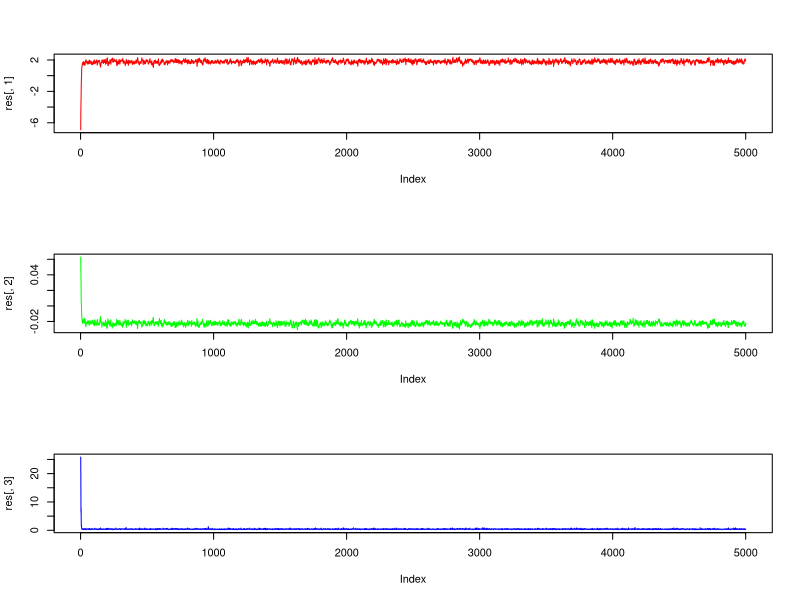
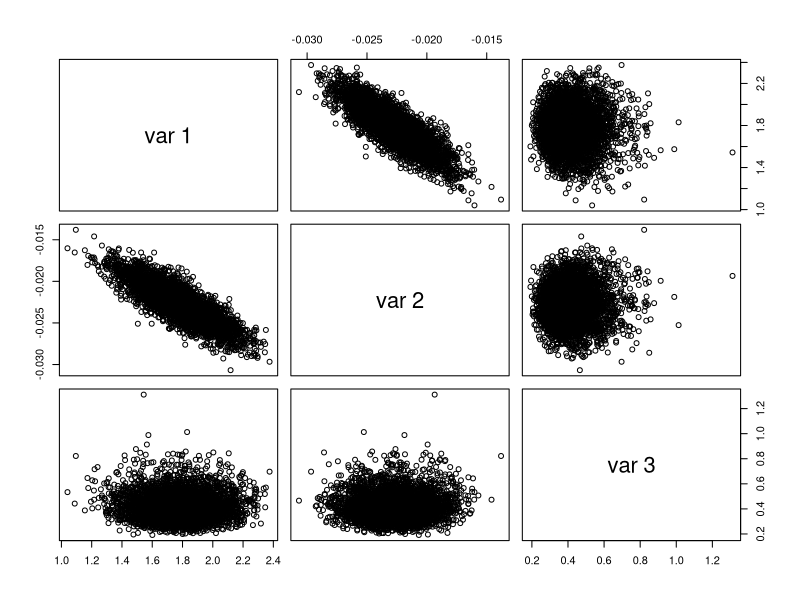

Generate these figures, in order, with R:
#*************************************************************************************
#
# R functions and script for performing fish stock-recruitment analysis
# by Dr. Zhenming Su
#
# suz@michigan.gov
# IFR, DNR, State of Michigan
# 2005-2007(R)
#
#*************************************************************************************

# Data
lnr.s <- structure(list(lnRS = c(-0.490177076, 0.469642607, 0.490973641,
0.077094548, 0.086549933, -0.912923449, 1.292167433, 0.97449055,
-1.944904111, 0.932226166, 0.283556949, -1.461697353, 0.959053681,
0.360778969, 0.3990024, 0.545237575, 0.527538564, -0.653310053,
0.92012115, -2.379617605, 2.601512275, -0.862384841, 1.106699081,
-0.456328691, 1.279392573, -2.654092655, 2.239375003, -0.849244046,
1.112050985, -1.538486548, 0.504073192, 0.823506581, 0.742526149,
-1.055453923, -0.28554639, 1.142742903, -0.096385854, 1.415007779,
-2.14918348, 1.934049889), spawner = c(80.47, 49.29, 63.07, 82.44,
71.24, 62.14, 19.95, 72.64, 192.48, 27.53, 69.92, 92.84, 21.52,
44.93, 51.56, 61.47, 84.83, 115.02, 59.85, 150.19, 13.91, 150,
50.66, 122.57, 62.13, 178.65, 12.57, 118.01, 50.48, 122.78, 21.09,
27.93, 50.91, 85.58, 29.78, 22.39, 70.19, 50.99, 167.93, 15.66
)), .Names = c("lnRS", "spawner"), class = "data.frame", row.names = c("1",
"2", "3", "4", "5", "6", "7", "8", "9", "10", "11", "12", "13",
"14", "15", "16", "17", "18", "19", "20", "21", "22", "23", "24",
"25", "26", "27", "28", "29", "30", "31", "32", "33", "34", "35",
"36", "37", "38", "39", "40"))


gibbs<-function(start.values, lnr.s, MaxIterations){
  #MaxIterations	<- 7000	#number of MCMC iterations
  #BurnIn<-500	#no. of iterations to allow mixing of sequences
  #MinBurn<-200	minimum #iterations before sampling	
  #TestIterations<-100	#a check on convergence before sampling	
  #SampleSize<-5000	#posterior sample size you want	
  #Rcrit	1.2	#convergence criterion	
  #nchains	3	#number of MCMC sequences (fix at 3)	
  #npars	3	#number of model parameters (a,b,sigma^2)	
  #mobs	40	#number of observations	

  # Std Ricker model
  # lnRS = alpha + beta * spawner
  spawner <- lnr.s$spawner
  lnRS <- lnr.s$lnRS

  alpha <- start.values[1]
  beta <- start.values[2]
  s2 <- start.values[3]
  
  mobs <- length(lnRS)
  
  # prior of alpha: a ~ N(0, V.A)
  # prior of beta: b ~ N(0, V.B)
  V.A <- 10^6
  V.B <- 10^6
  # prior of s^2: s2 ~ IG(0.001, 0.001)
  theta.matrix <- matrix(NA, nr= MaxIterations, nc= length(start.values), byrow =TRUE)
  for (iter in 1: MaxIterations)
  {
    #Update stock-spec. parameters in-turn
    #  by their full conditional distributions.

    #update alpha
    mu.alpha <- mean(lnRS - beta * spawner) 
    VARA <- s2 / mobs
    mean.alpha <- mu.alpha * V.A / (V.A + VARA)
    v.alpha <- V.A * VARA / (V.A + VARA)
  
    alpha <- rnorm(1, mean.alpha, sqrt(v.alpha))
    
    #update beta
    sum.s2 <-sum(spawner * spawner)  
    mu.beta <- sum((lnRS - alpha) * spawner) / sum.s2
    VARB <- s2 / sum.s2

    mean.beta <- mu.beta * V.B / (V.B + VARB)
    v.beta <- V.B * VARB / (V.B + VARB)
  
    beta <- rnorm(1, mean.beta, sqrt(v.beta))

    #update siga
    ssq <- sum((lnRS -(alpha + beta * spawner))^2)
    s2  <- 1 / rgamma(1, shape=(0.001 + mobs / 2), scale = 1/(0.001 + ssq / 2))
    theta.matrix[iter,] <- c(alpha, beta, s2)
  } #Next iter
  theta.matrix
}

res <- gibbs(c(1, 0.1, 1),lnr.s,5000)
# trace plots
par(mfrow=c(3,1))
plot(res[,1], type='l', col = "red")
plot(res[,2], type='l', col = "green")
plot(res[,3], type='l', col = "blue")
#discard first 100 values
res <- res[100:length(res[,1]),]
#summaries
apply(res, 2, mean)
apply(res, 2, sd)
#correlations
cor(res)
#scatter plot
pairs(res)


